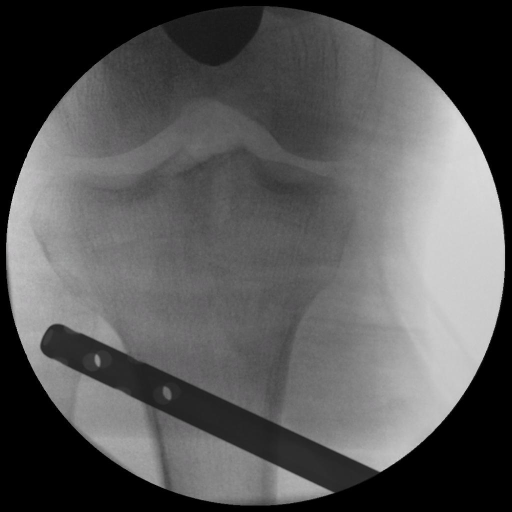
#> input picture Feature Point Detection/1024_noise/33.jpg, 1024 x 1024 px, found by its file name (shown at 1/2 size)
$ python contour_normalize_v2.py
#> lines starting #> are read from the running program, lines starting #| are printed output that depends on the picture; after the words box and inside, x2 and y2 are one past the last pixel; in counts of white or black regions, pixels touching at a corner belong together; long printed decimals are rounded
import cv2
from numpy import percentile
import imutils
import matplotlib.pyplot as plt
import numpy as np

img = cv2.imread('image/first_output/33.jpg')
#> img is the input picture: shape (1024, 1024, 3); mean B, G, R 87.3, 87.2, 87.3
out = cv2.imread('image/second_output/33.jpg')
out = cv2.cvtColor(out, cv2.COLOR_RGB2GRAY)
output = np.array(out)

height, width = output.shape
#> height = 1024; width = 1024
# [5 lines of commented-out code are left out]

gray = cv2.cvtColor(img, cv2.COLOR_RGB2GRAY)

ret, binary = cv2.threshold(gray, 127, 255, cv2.THRESH_BINARY)
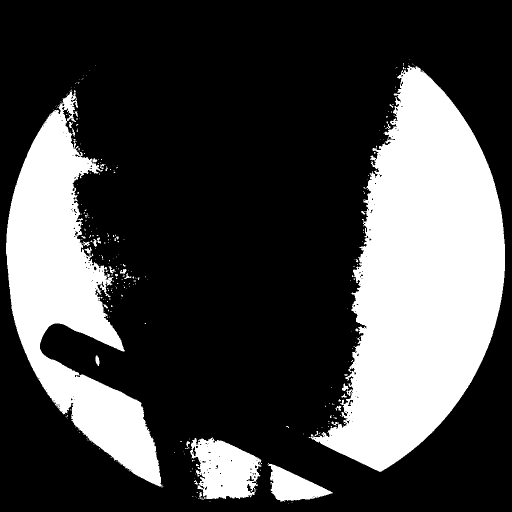
#> binary: shape (1024, 1024) (shown at 1/2 size); 27.6% white; 283 white regions (254 under 20 px), largest, box (x1, y1, x2, y2) and area: (617, 131, 1010, 944) 176822, (12, 180, 326, 975) 92896, (380, 874, 523, 999) 12052
binary = cv2.bitwise_not(binary)
#> binary: shape (1024, 1024); 72.4% white; 283 black regions (254 under 20 px)

contours, hierarchy = cv2.findContours(binary, cv2.RETR_CCOMP, cv2.CHAIN_APPROX_NONE)
#> contours = 527 contours, 475 with area under 20; largest, box (x1, y1, x2, y2) and area: (0, 0, 1024, 1024) 1046529, (616, 130, 1011, 945) 178368, (11, 179, 327, 974) 94654, (379, 873, 524, 999) 12670, (535, 927, 667, 1004) 5224

CANNY_THRESH_1 = 40
CANNY_THRESH_2 = 100

edges = cv2.Canny(gray, CANNY_THRESH_1, CANNY_THRESH_2)
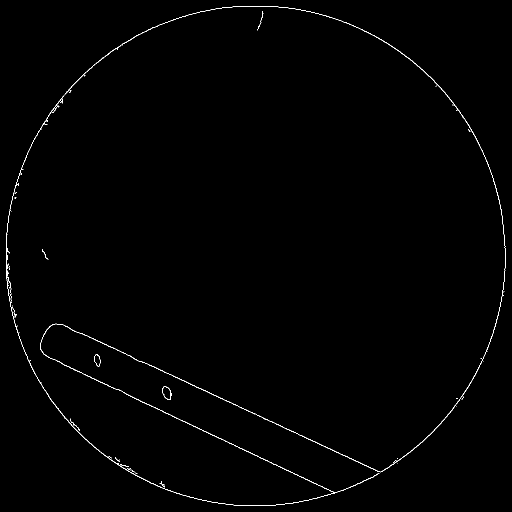
#> edges: shape (1024, 1024) (shown at 1/2 size); 0.58% white in thin lines or dots
edges = cv2.dilate(edges, None)
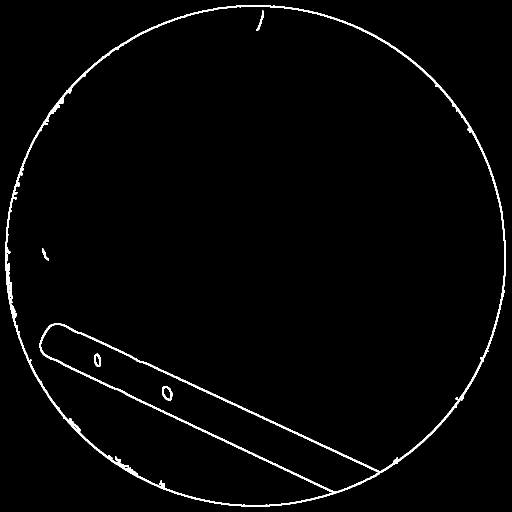
#> edges: shape (1024, 1024) (shown at 1/2 size); 1.9% white; 6 white regions (1 under 20 px), largest, box (x1, y1, x2, y2) and area: (11, 11, 1012, 1013) 18889, (324, 772, 345, 801) 267, (188, 707, 202, 734) 202, (513, 21, 528, 62) 162, (84, 497, 98, 521) 109
edges = cv2.erode(edges, None)
#> edges: shape (1024, 1024); 0.65% white in thin lines or dots

contour_info = []
contours, hierarchy = cv2.findContours(edges, cv2.RETR_CCOMP, cv2.CHAIN_APPROX_NONE)
#> contours = 23 contours, 9 with area under 20; largest, box (x1, y1, x2, y2) and area: (12, 12, 1011, 1012) 784818, (12, 12, 1011, 1012) 731952, (80, 648, 759, 985) 50422, (325, 773, 344, 800) 338, (325, 773, 342, 800) 308
for c in contours:
    contour_info.append([
        c,
        cv2.isContourConvex(c),
        cv2.contourArea(c),
    ])
#> this loop made 23 passes
#> c on pass 1: [[794, 916], [794, 917]]
#> after the loop, contour_info = 23 items
contour_info = sorted(contour_info, key=lambda c: c[2], reverse=True)

# for area in range(len(contour_info)) :
#     print(contour_info[area][2])
#
# print("result")

# hole_list : [hierarchy min_x min_y]를 저장할 list -> contour의 게층에 해당하는 x좌표와 y좌표를 list로 저장한다.
hole_list = []

# 원하는 area size만큼의 contour들을 draw하고 해당 index와 area size를 출력하는 부분
for area in range(len(contour_info)) :
    if(contour_info[area][2] <= 1100.0 and contour_info[area][2] >= 200.0) :
        # print(str(contour_info[area][2])+"("+str(area)+")")
        hole_list.append([
            area, 1024, 1024
        ])
    if area == 3 or area == 5 :
        cv2.drawContours(img, contour_info[area], 0, (0, 0, 255), 5)
#> this loop made 23 passes
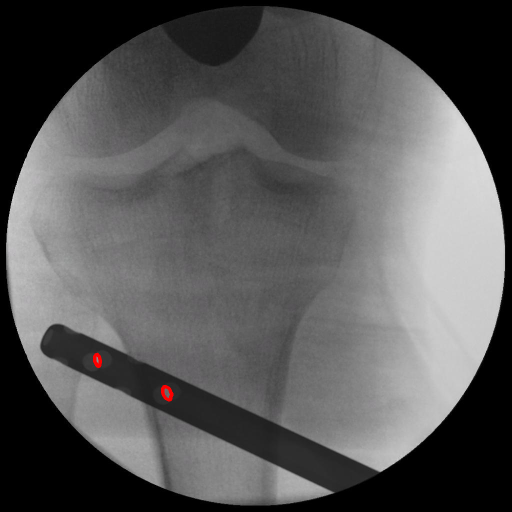
#> img: shape (1024, 1024, 3) (shown at 1/2 size); 0.08% of pixels changed, all inside (x1, y1, x2, y2) = (186, 705, 347, 803)
#> after the loop, hole_list = [[3, 1024, 1024], [4, 1024, 1024]]

# 전체 contour를 그리는 코드(해당 코드는 contour들이 sorting되어있지 않음)
# for i in range(len(contours)) :
#     cv2.drawContours(img, [contours[i]], 0, (0, 0, 255), 5)

if len(hole_list) > 4 :
    hole_list = hole_list[:4]

for i in range(len(hole_list)) :
    for j in range(len(contour_info[hole_list[i][0]][0])) :
        x,y = contour_info[hole_list[i][0]][0][j][0]
        if x < hole_list[i][1] :
            hole_list[i][1] = x
        if y < hole_list[i][2] :
            hole_list[i][2] = y
#> this loop made 2 passes
#> after the loop, hole_list = [[3, 325, 773], [4, 325, 773]]

result_x = sorted(hole_list, key=lambda h: h[1], reverse=True)
#> result_x = [[3, 325, 773], [4, 325, 773]]
result_y = sorted(hole_list, key=lambda h: h[2], reverse=True)
#> result_y = [[3, 325, 773], [4, 325, 773]]

max_x = result_x[0][1] - result_x[len(result_x)-1][1]
#> max_x = 0
max_y = result_y[0][2] - result_y[len(result_y)-1][2]
#> max_y = 0

result_hierarch = []

if max_x > max_y :
    result_hierarch.append(result_x[0][0])
    result_hierarch.append(result_x[len(result_x)-1][0])
else :
    result_hierarch.append(result_y[0][0])
    result_hierarch.append(result_y[len(result_y)-1][0])

print(result_hierarch)
#| [3, 4]

# contours[hierarchy][duplcated_list][point]
sum1 = 0
sum2 = 0

for i in range(len(contour_info[result_hierarch[0]][0])) :
    x, y = contour_info[result_hierarch[0]][0][i][0]
    sum1 = sum1 + output[y][x]
#> this loop made 68 passes
#> (x, y, sum1) on passes 1 to 12: (327, 773, 69), (327, 774, 149), (327, 775, 235), (326, 776, 313), (325, 776, 377), (325, 777, 443), (325, 778, 511), (325, 779, 581), (325, 780, 652), (325, 781, 722), (325, 782, 791), (325, 783, 859)
#> after the loop, sum1 = 4968
    # print(x, y, output[y][x])

for j in range(len(contour_info[result_hierarch[1]][0])) :
    x, y = contour_info[result_hierarch[1]][0][j][0]
    sum2 = sum2 + output[y][x]
#> this loop made 63 passes
#> (x, y, sum2) on passes 1 to 12: (327, 774, 80), (328, 773, 159), (329, 773, 239), (330, 773, 319), (331, 773, 395), (332, 774, 480), (333, 774, 556), (334, 774, 624), (335, 775, 700), (336, 776, 782), (337, 777, 861), (338, 778, 939)
#> after the loop, sum2 = 5002
    # print(x, y, output[y][x])

ave1 = sum1 / len(contour_info[result_hierarch[0]][0])
#> ave1 = 73.06
ave2 = sum2 / len(contour_info[result_hierarch[1]][0])
#> ave2 = 79.4

print("first :", ave1, "\nsecond :", ave2)
#| first : 73.059
#| second : 79.397
#
# # src = imutils.resize(img, width=800)
cv2.imwrite("contour.jpg", img)
# [6 lines of commented-out code are left out]
